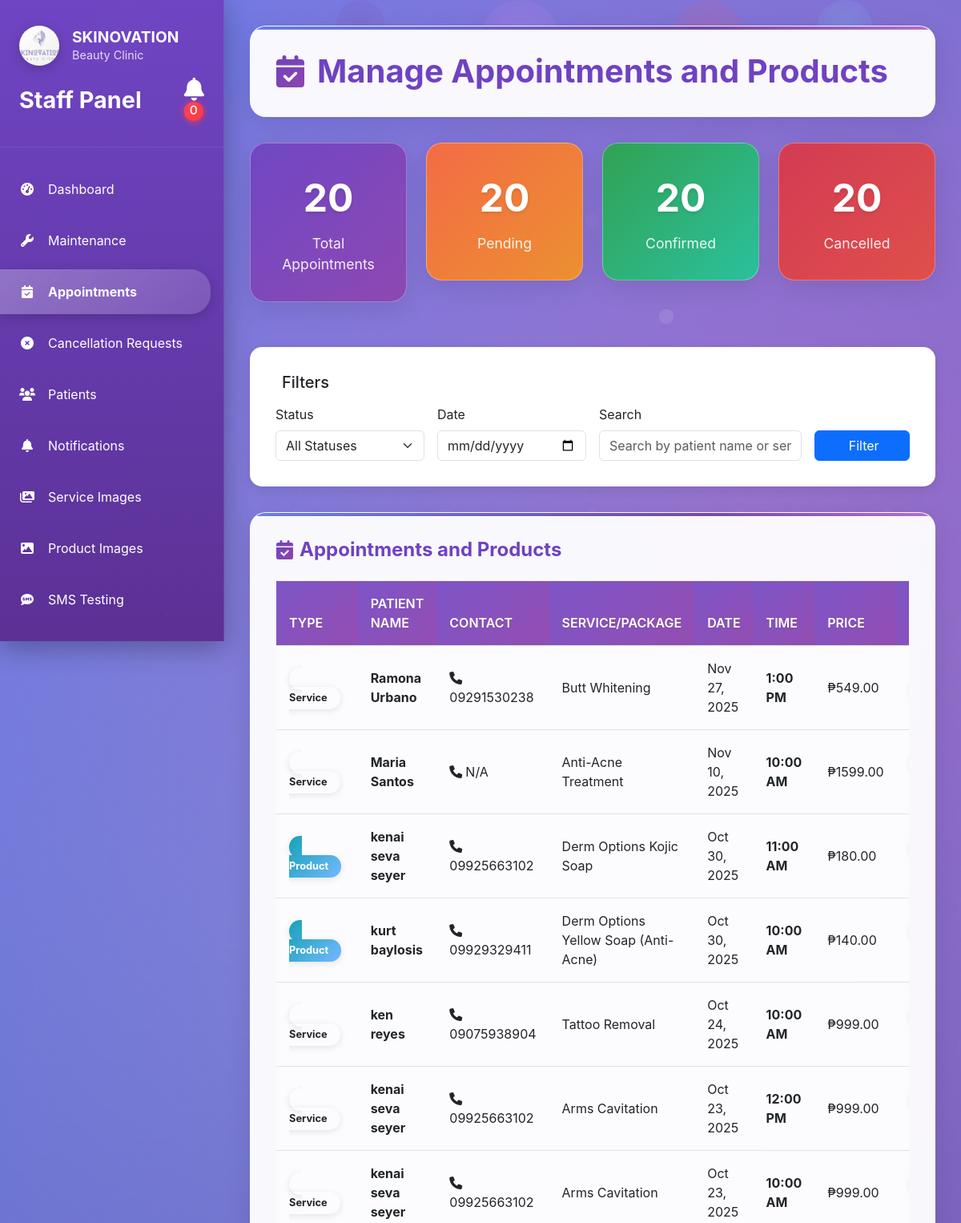
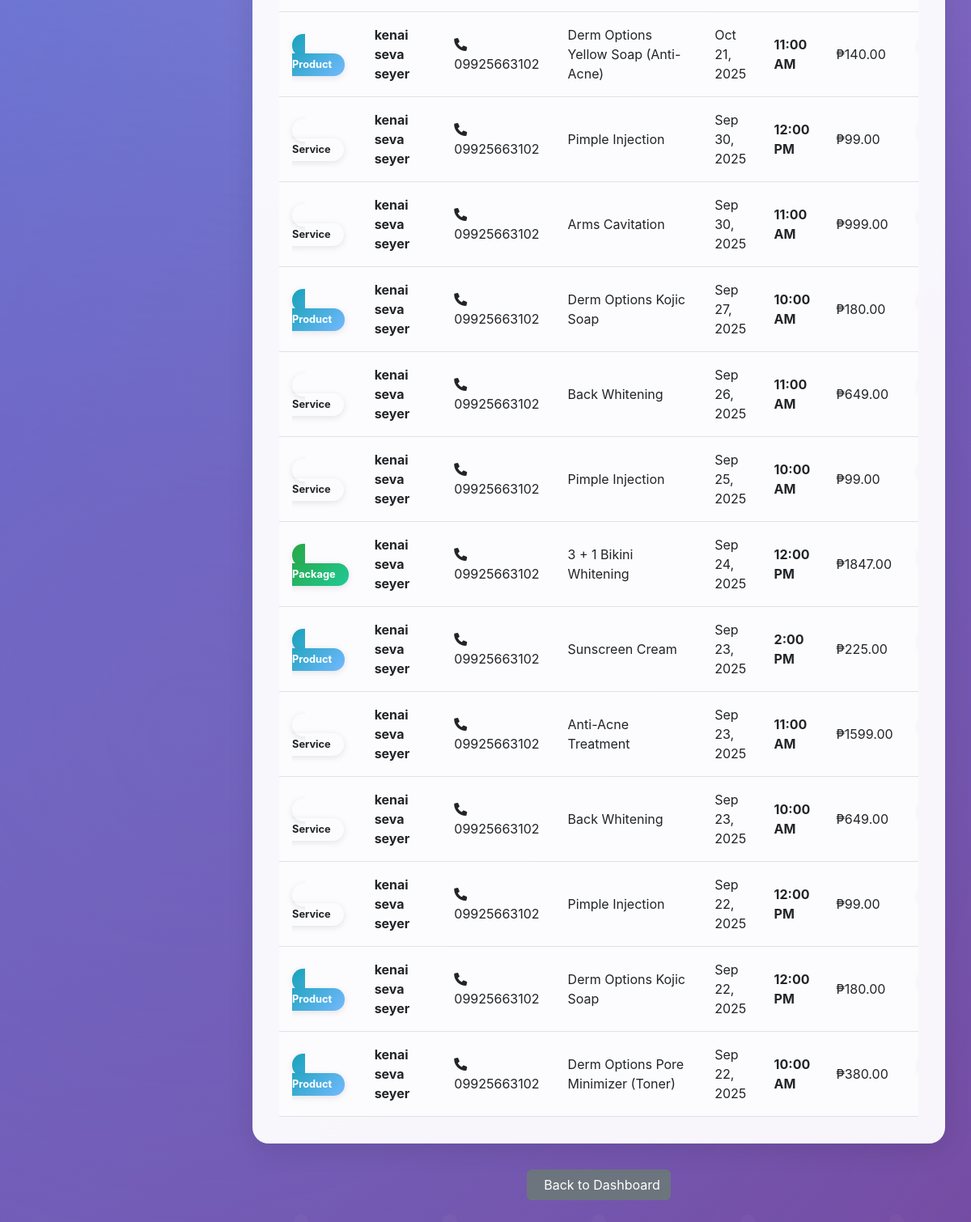
Page /appointments/admin/appointments/ (signed in) on the committed database (2 pictures, top to bottom).
### appointments/models.py (models this page shows, shortened)
class Appointment(models.Model):
    STATUS_CHOICES = [
        ('pending', 'Pending'),
        ('confirmed', 'Confirmed'),
        ('completed', 'Completed'),
        ('cancelled', 'Cancelled'),
    ]
    appointment_date = models.DateField()
    appointment_time = models.TimeField()
    status = models.CharField(max_length=10, choices=STATUS_CHOICES, default='pending')
    created_at = models.DateTimeField(auto_now_add=True)
    updated_at = models.DateTimeField(auto_now=True)
    transaction_id = models.CharField(max_length=100, blank=True, null=True)
    patient = models.ForeignKey(settings.AUTH_USER_MODEL, on_delete=models.CASCADE, related_name='appointments')
    attendant = models.ForeignKey('accounts.Attendant', on_delete=models.CASCADE, related_name='appointments')
    service = models.ForeignKey('services.Service', on_delete=models.CASCADE, related_name='appointments', blank=True, null=True)
    product = models.ForeignKey('products.Product', on_delete=models.CASCADE, related_name='appointments', blank=True, null=True)
    package = models.ForeignKey('packages.Package', on_delete=models.CASCADE, related_name='appointments', blank=True, null=True)
    class Meta:
        db_table = 'appointments'
        ordering = ['-created_at']
    def get_service_name(self):
        if self.service:
            return self.service.service_name
        elif self.product:
            return self.product.product_name
        elif self.package:
            return self.package.package_name
        else:
            return "No service assigned"

### accounts/models.py (models this page shows, shortened)
class User(AbstractUser):
    USER_TYPE_CHOICES = [
        ('patient', 'Patient'),
        ('admin', 'Admin'),
        ('owner', 'Owner'),
        ('attendant', 'Attendant'),
    ]
    GENDER_CHOICES = [
        ('male', 'Male'),
        ('female', 'Female'),
        ('other', 'Other'),
    ]
    CIVIL_STATUS_CHOICES = [
        ('single', 'Single'),
        ('married', 'Married'),
        ('widowed', 'Widowed'),
        ('divorced', 'Divorced'),
        ('separated', 'Separated'),
    ]
    user_type = models.CharField(max_length=10, choices=USER_TYPE_CHOICES, default='patient')
    phone = models.CharField(
        max_length=20,
        validators=[RegexValidator(
            regex=r'^\+?1?\d{9,15}$',
            message="Phone number must be entered in the format: '+999999999'. Up to 15 digits allowed."
        )],
        blank=True
    )
    middle_name = models.CharField(max_length=255, blank=True, null=True)
    address = models.TextField(blank=True, null=True, help_text="Complete address")
    gender = models.CharField(max_length=10, choices=GENDER_CHOICES, blank=True, null=True)
    civil_status = models.CharField(max_length=10, choices=CIVIL_STATUS_CHOICES, blank=True, null=True)
    birthday = models.DateField(blank=True, null=True)
    occupation = models.CharField(max_length=255, blank=True, null=True)
    profile_picture = models.ImageField(upload_to='profile_pictures/', blank=True, null=True)
    archived = models.BooleanField(default=False)
    created_at = models.DateTimeField(auto_now_add=True)
    updated_at = models.DateTimeField(auto_now=True)
    @property
    def full_name(self):
        return f"{self.first_name} {self.middle_name or ''} {self.last_name}".strip()
    class Meta:
        db_table = 'users'

### services/models.py (models this page shows, shortened)
class Service(models.Model):
    service_name = models.CharField(max_length=100)
    description = models.TextField(blank=True, null=True)
    price = models.DecimalField(max_digits=10, decimal_places=2, blank=True, null=True)
    duration = models.IntegerField(help_text="Duration in minutes")
    category = models.ForeignKey(ServiceCategory, on_delete=models.CASCADE, related_name='services')
    image = models.ImageField(upload_to='services/', blank=True, null=True)
    created_at = models.DateTimeField(auto_now_add=True)
    updated_at = models.DateTimeField(auto_now=True)
    class Meta:
        db_table = 'services'
        ordering = ['service_name']

### products/models.py (models this page shows, shortened)
class Product(models.Model):
    product_name = models.CharField(max_length=255)
    description = models.TextField(blank=True, null=True)
    price = models.DecimalField(max_digits=10, decimal_places=2)
    stock = models.IntegerField(default=0)
    product_image = models.ImageField(upload_to='products/', blank=True, null=True)
    created_at = models.DateTimeField(auto_now_add=True)
    updated_at = models.DateTimeField(auto_now=True)
    class Meta:
        db_table = 'products'
        ordering = ['product_name']

### packages/models.py (models this page shows, shortened)
class Package(models.Model):
    package_name = models.CharField(max_length=255)
    description = models.TextField(blank=True, null=True)
    price = models.DecimalField(max_digits=10, decimal_places=2)
    sessions = models.IntegerField()
    duration_days = models.IntegerField(help_text="Duration in days")
    grace_period_days = models.IntegerField(help_text="Grace period in days")
    created_at = models.DateTimeField(auto_now_add=True)
    updated_at = models.DateTimeField(auto_now=True)
    class Meta:
        db_table = 'packages'
        ordering = ['package_name']

### appointments/admin_views.py (the view, shortened to what this page needs)
# urls.py: path('admin/appointments/', admin_views.admin_appointments, name='admin_appointments'),
@login_required
@user_passes_test(is_admin)
def admin_appointments(request):
    status_filter = request.GET.get('status', '')
    date_filter = request.GET.get('date', '')
    search_query = request.GET.get('search', '')
    appointments = Appointment.objects.all().order_by('-appointment_date', '-appointment_time')
    if status_filter:
        appointments = appointments.filter(status=status_filter)
    if date_filter:
        appointments = appointments.filter(appointment_date=date_filter)
    context = {
        'appointments': appointments,
        'status_filter': status_filter,
        'date_filter': date_filter,
        'search_query': search_query,
    }
    return render(request, 'appointments/admin_appointments.html', context)

### appointments/admin_views.py (called while the page is built)
def is_admin(user):
    return user.is_authenticated and user.user_type == 'admin'

### appointments/context_processors.py (called while the page is built)
def notification_count(request):
    if request.user.is_authenticated:
        if request.user.user_type == 'admin':
            count = Notification.objects.filter(patient__isnull=True).count()
        else:
            count = Notification.objects.filter(patient=request.user, is_read=False).count()
    else:
        count = 0
    return {
        'notification_count': count
    }

### templates/appointments/admin_appointments.html (shortened to what this page needs)
{% extends 'appointments/admin_base.html' %}
{% load static %}
{% block content %}
<div class="content-header">
    <h1 class="page-title">
        <i class="fas fa-calendar-check"></i>
        Manage Appointments and Products
    </h1>
</div>
<div class="row mb-4">
    <div class="col-lg-3 col-md-6">
        <div class="stats-card purple">
            <div class="stats-number">{{ appointments.count }}</div>
            <div class="stats-label">Total Appointments</div>
        </div>
    </div>
    <div class="col-lg-3 col-md-6">
        <div class="stats-card orange">
            <div class="stats-number">{{ appointments|length }}</div>
            <div class="stats-label">Pending</div>
        </div>
    </div>
    <div class="col-lg-3 col-md-6">
        <div class="stats-card green">
            <div class="stats-number">{{ appointments|length }}</div>
            <div class="stats-label">Confirmed</div>
        </div>
    </div>
    <div class="col-lg-3 col-md-6">
        <div class="stats-card red">
            <div class="stats-number">{{ appointments|length }}</div>
            <div class="stats-label">Cancelled</div>
        </div>
    </div>
</div>
    <div class="filter-card">
        <h5 class="mb-3">
            Filters
        </h5>
        <form method="get" class="row g-3">
            <div class="col-md-3">
                <label for="status" class="form-label">Status</label>
                <select name="status" id="status" class="form-select">
                    <option value="">All Statuses</option>
                </select>
            </div>
            <div class="col-md-3">
                <label for="date" class="form-label">Date</label>
                <input type="date" name="date" id="date" class="form-control" value="{{ date_filter }}">
            </div>
            <div class="col-md-4">
                <label for="search" class="form-label">Search</label>
                <input type="text" name="search" id="search" class="form-control" placeholder="Search by patient name or service..." value="{{ search_query }}">
            </div>
            <div class="col-md-2">
                <label class="form-label">&nbsp;</label>
                <div class="d-grid">
                    <button type="submit" class="btn btn-primary">
                        Filter
                    </button>
                </div>
            </div>
        </form>
    </div>
<div class="content-card">
    <h3 class="card-title">
        <i class="fas fa-calendar-check"></i>
        Appointments and Products
    </h3>
    {% if appointments %}
        <div class="table-responsive">
            <table class="table">
                <thead>
                    <tr>
                        <th>TYPE</th>
                        <th>PATIENT NAME</th>
                        <th>CONTACT</th>
                        <th>SERVICE/PACKAGE</th>
                        <th>DATE</th>
                        <th>TIME</th>
                        <th>PRICE</th>
                        <th>STATUS</th>
                    </tr>
                </thead>
                <tbody>
                    {% for appointment in appointments %}
                    <tr>
                        <td>
                            {% if appointment.service %}
                                <span class="type-badge type-service">Service</span>
                            {% elif appointment.package %}
                                <span class="type-badge type-package">Package</span>
                            {% elif appointment.product %}
                                <span class="type-badge type-product">Product</span>
                            {% endif %}
                        </td>
                        <td>
                            <strong>{{ appointment.patient.full_name }}</strong>
                        </td>
                        <td>
                            <i class="fas fa-phone me-1"></i>{{ appointment.patient.phone|default:"N/A" }}
                        </td>
                        <td>{{ appointment.get_service_name }}</td>
                        <td>{{ appointment.appointment_date|date:"M d, Y" }}</td>
                        <td><strong>{{ appointment.appointment_time|time:"g:i A" }}</strong></td>
                        <td>
                            {% if appointment.service %}
                                ₱{{ appointment.service.price|floatformat:2 }}
                            {% elif appointment.package %}
                                ₱{{ appointment.package.price|floatformat:2 }}
                            {% elif appointment.product %}
                                ₱{{ appointment.product.price|floatformat:2 }}
                            {% endif %}
                        </td>
                        <td>
                        </td>
                    </tr>
                    {% endfor %}
                </tbody>
            </table>
        </div>
    {% else %}
        <div class="text-center py-5">
            <i class="fas fa-calendar-times fa-3x text-muted mb-3"></i>
            <h5 class="text-muted">No appointments found</h5>
            <p class="text-muted">Try adjusting your filters or check back later.</p>
        </div>
    {% endif %}
</div>
    <div class="text-center mt-4">
        <a href="{% url 'appointments:admin_dashboard' %}" class="btn btn-secondary">
            Back to Dashboard
        </a>
    </div>
</div>
{% endblock %}

### templates/appointments/admin_appointments.html (style rules this page uses)
.filter-card { background: white; border-radius: 15px; box-shadow: 0 4px 15px rgba(0, 0, 0, 0.1); padding: 2rem; margin-bottom: 2rem; }
.table { margin-bottom: 0; }
.table thead th { background-color: var(--primary-color); color: white; border: none; padding: 1rem; font-weight: 600; }
.table tbody td { padding: 1rem; vertical-align: middle; border-top: 1px solid #dee2e6; }

### rows in the picture
Appointment: shows "Service", patient.full_name "Ramona Urbano", patient.phone "09291530238", get_service_name "Butt Whitening", appointment_date "Nov 27, 2025", appointment_time "1:00 PM", service.price "549.00"
Appointment: shows "Service", patient.full_name "Maria Santos", patient.phone "N/A", get_service_name "Anti-Acne Treatment", appointment_date "Nov 10, 2025", appointment_time "10:00 AM", service.price "1599.00"
Appointment: shows "Product", patient.full_name "kenai seva seyer", patient.phone "09925663102", get_service_name "Derm Options Kojic Soap", appointment_date "Oct 30, 2025", appointment_time "11:00 AM", product.price "180.00"
Appointment: shows "Product", patient.full_name "kurt baylosis", patient.phone "09929329411", get_service_name "Derm Options Yellow Soap (Anti-Acne)", appointment_date "Oct 30, 2025", appointment_time "10:00 AM", product.price "140.00"
Appointment: shows "Service", patient.full_name "ken reyes", patient.phone "09075938904", get_service_name "Tattoo Removal", appointment_date "Oct 24, 2025", appointment_time "10:00 AM", service.price "999.00"
Appointment: shows "Service", patient.full_name "kenai seva seyer", patient.phone "09925663102", get_service_name "Arms Cavitation", appointment_date "Oct 23, 2025", appointment_time "12:00 PM", service.price "999.00"
Appointment: shows "Service", patient.full_name "kenai seva seyer", patient.phone "09925663102", get_service_name "Arms Cavitation", appointment_date "Oct 23, 2025", appointment_time "10:00 AM", service.price "999.00"
Appointment: shows "Product", patient.full_name "kenai seva seyer", patient.phone "09925663102", get_service_name "Derm Options Yellow Soap (Anti-Acne)", appointment_date "Oct 21, 2025", appointment_time "11:00 AM", product.price "140.00"
Appointment: shows "Service", patient.full_name "kenai seva seyer", patient.phone "09925663102", get_service_name "Pimple Injection", appointment_date "Sep 30, 2025", appointment_time "12:00 PM", service.price "99.00"
Appointment: shows "Service", patient.full_name "kenai seva seyer", patient.phone "09925663102", get_service_name "Arms Cavitation", appointment_date "Sep 30, 2025", appointment_time "11:00 AM", service.price "999.00"
Appointment: shows "Product", patient.full_name "kenai seva seyer", patient.phone "09925663102", get_service_name "Derm Options Kojic Soap", appointment_date "Sep 27, 2025", appointment_time "10:00 AM", product.price "180.00"
Appointment: shows "Service", patient.full_name "kenai seva seyer", patient.phone "09925663102", get_service_name "Back Whitening", appointment_date "Sep 26, 2025", appointment_time "11:00 AM", service.price "649.00"
Appointment: shows "Service", patient.full_name "kenai seva seyer", patient.phone "09925663102", get_service_name "Pimple Injection", appointment_date "Sep 25, 2025", appointment_time "10:00 AM", service.price "99.00"
Appointment: shows "Package", patient.full_name "kenai seva seyer", patient.phone "09925663102", get_service_name "3 + 1 Bikini Whitening", appointment_date "Sep 24, 2025", appointment_time "12:00 PM", package.price "1847.00"
Appointment: shows "Product", patient.full_name "kenai seva seyer", patient.phone "09925663102", get_service_name "Sunscreen Cream", appointment_date "Sep 23, 2025", appointment_time "2:00 PM", product.price "225.00"
Appointment: shows "Service", patient.full_name "kenai seva seyer", patient.phone "09925663102", get_service_name "Anti-Acne Treatment", appointment_date "Sep 23, 2025", appointment_time "11:00 AM", service.price "1599.00"
Appointment: shows "Service", patient.full_name "kenai seva seyer", patient.phone "09925663102", get_service_name "Back Whitening", appointment_date "Sep 23, 2025", appointment_time "10:00 AM", service.price "649.00"
Appointment: shows "Service", patient.full_name "kenai seva seyer", patient.phone "09925663102", get_service_name "Pimple Injection", appointment_date "Sep 22, 2025", appointment_time "12:00 PM", service.price "99.00"
Appointment: shows "Product", patient.full_name "kenai seva seyer", patient.phone "09925663102", get_service_name "Derm Options Kojic Soap", appointment_date "Sep 22, 2025", appointment_time "12:00 PM", product.price "180.00"
Appointment: shows "Product", patient.full_name "kenai seva seyer", patient.phone "09925663102", get_service_name "Derm Options Pore Minimizer (Toner)", appointment_date "Sep 22, 2025", appointment_time "10:00 AM", product.price "380.00"

### other values in the picture
{{ appointments.count }} "20"
{{ appointments|length }} "20"
